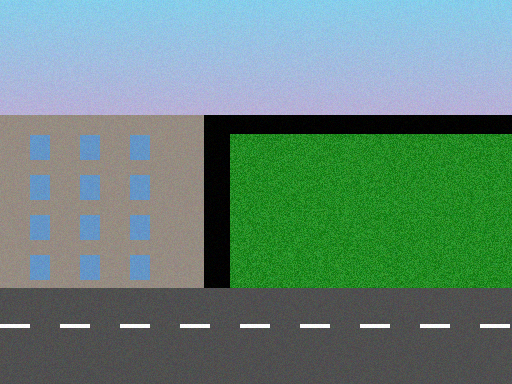
#> input picture examples/sample_input.png, 512 x 384 px
$ python -i canny.py   (imports and definitions only)
#> lines starting #> are read from the running program, lines starting #| are printed output that depends on the picture; after the words box and inside, x2 and y2 are one past the last pixel; in counts of white or black regions, pixels touching at a corner belong together
"""
CannyLineart - Canny 线稿生成器

使用 Canny 边缘检测生成卡通线稿。
"""

import cv2
import numpy as np


class CannyLineart:
    """Canny 线稿生成器"""

    def __init__(
        self,
        low_threshold: int = 100,
        high_threshold: int = 200,
        line_width: int = 1
    ):
        """
        初始化 Canny 线稿生成器

        Args:
            low_threshold: Canny 低阈值
            high_threshold: Canny 高阈值
            line_width: 线条宽度
        """
        self.low_threshold = low_threshold
        self.high_threshold = high_threshold
        self.line_width = line_width

    def extract(self, image_u8: np.ndarray) -> np.ndarray:
        """
        提取 Canny 边缘

        Args:
            image_u8: 输入图像 uint8 (H,W,3)

        Returns:
            边缘图 float32 (H,W) [0,1]
        """
        # 转为灰度
        if len(image_u8.shape) == 3:
            gray = cv2.cvtColor(image_u8, cv2.COLOR_RGB2GRAY)
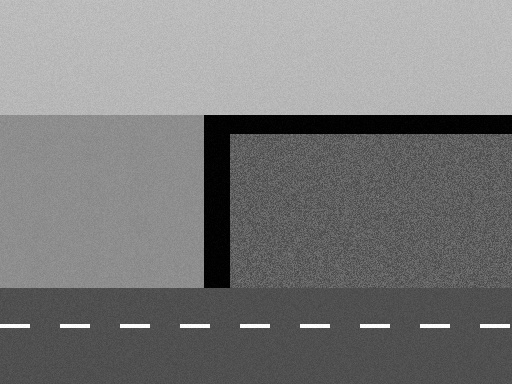
#> gray: shape (384, 512); min 0, max 255, mean 122.5
        else:
            gray = image_u8

        # 轻微模糊去噪
        gray = cv2.GaussianBlur(gray, (3, 3), 0)

        # Canny 边缘检测
        edges = cv2.Canny(gray, self.low_threshold, self.high_threshold)
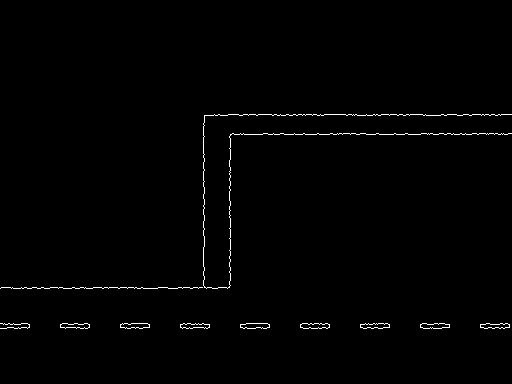
#> edges: shape (384, 512); 0.87% white in thin lines or dots, all inside (x1, y1, x2, y2) = (0, 114, 512, 329)

        # 调整线条宽度
        # 线宽支持浮点，取整后再膨胀
        int_width = max(1, int(round(self.line_width)))
        if int_width > 1:
            kernel = np.ones((int_width, int_width), np.uint8)
            edges = cv2.dilate(edges, kernel, iterations=1)

        # 转为 float32 [0, 1]
        edges = edges.astype(np.float32) / 255.0

        return edges

    # [88 lines left out: functions overlay, extract_with_params, create_canny_lineart, not called in this run]

>>> import cv2
>>> picture = cv2.cvtColor(cv2.imread('../../examples/sample_input.png'), cv2.COLOR_BGR2RGB)
>>> result = CannyLineart().extract(picture)
